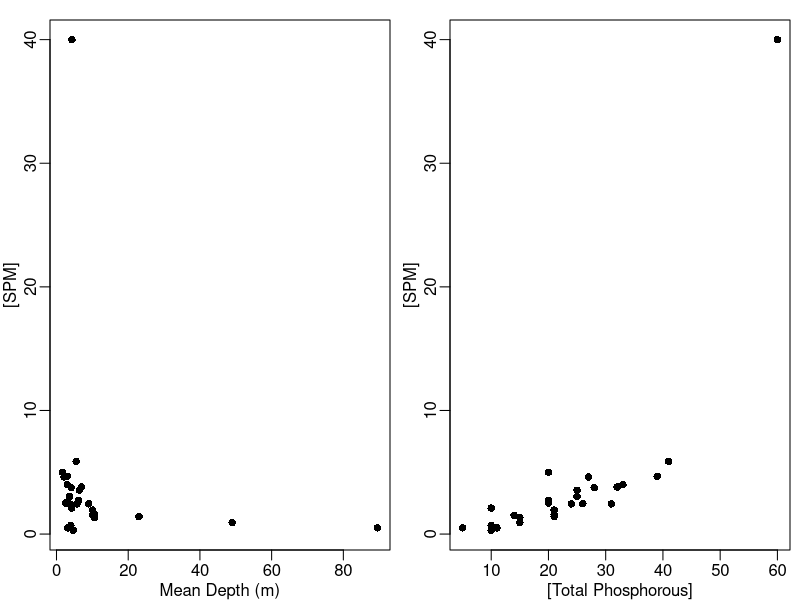
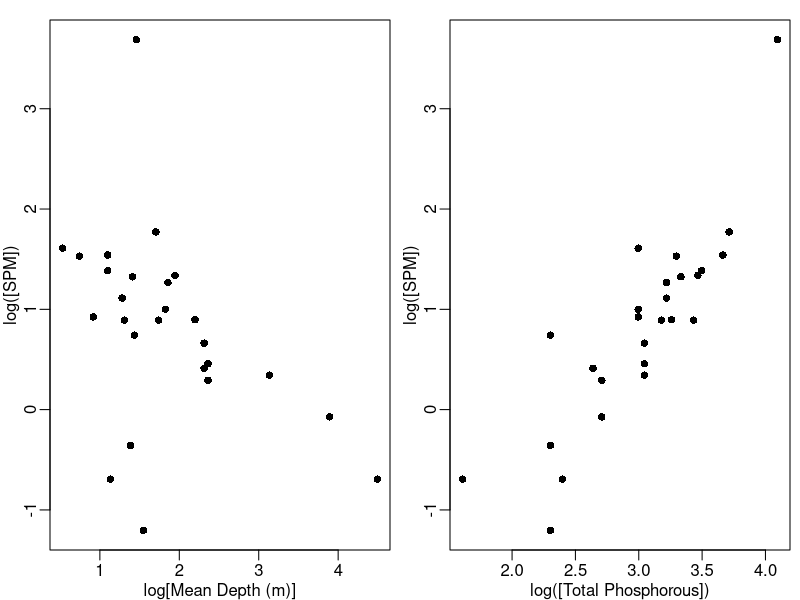
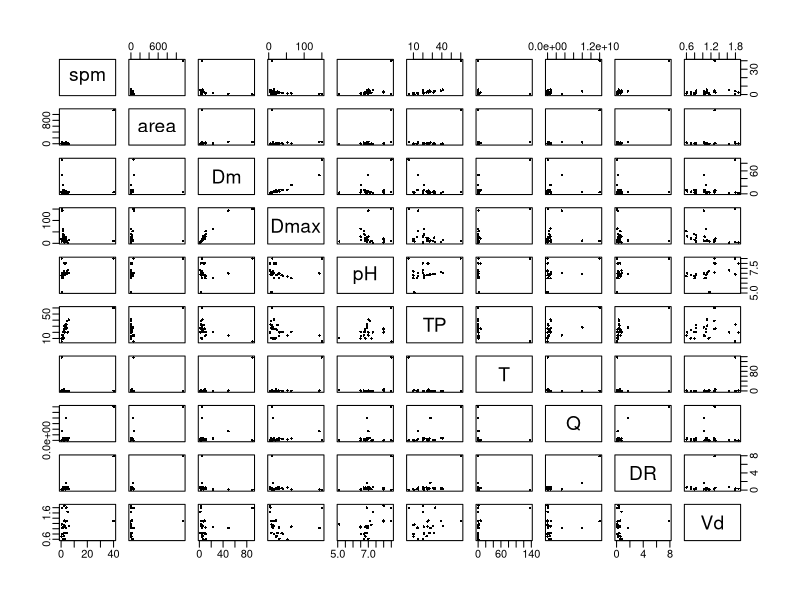
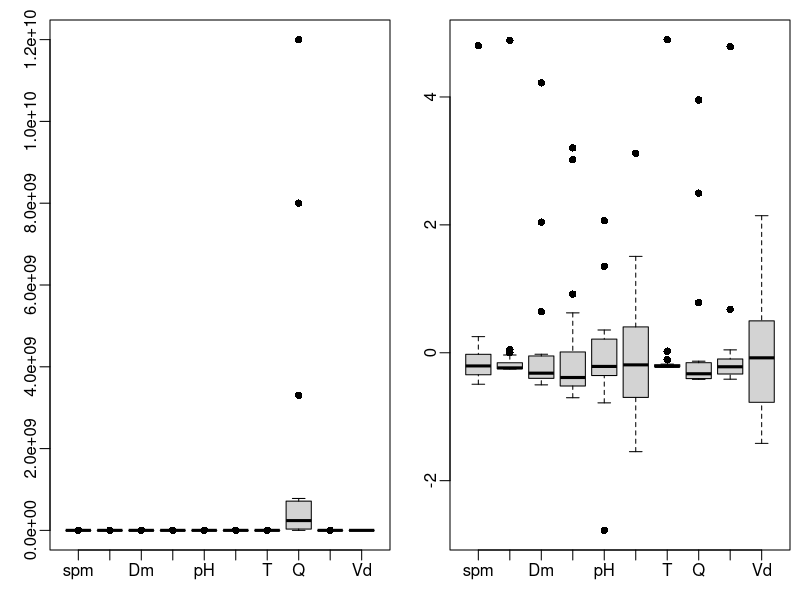
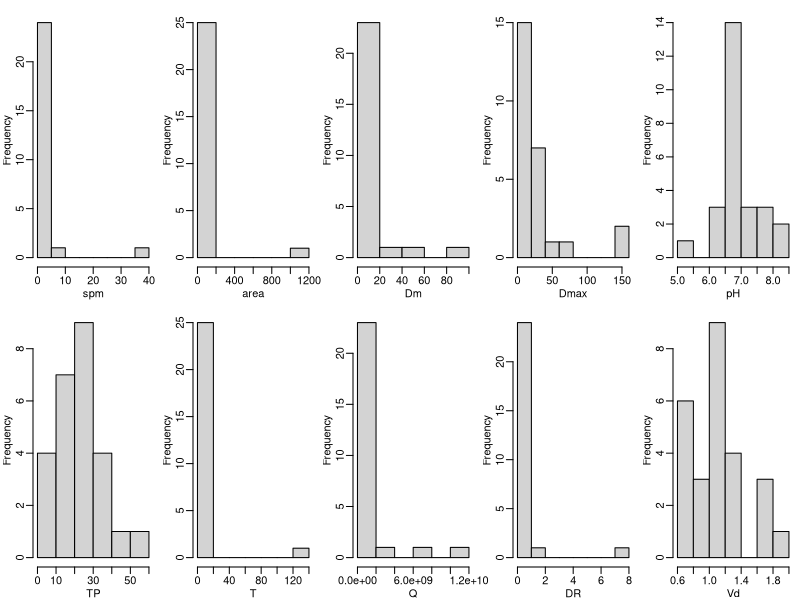
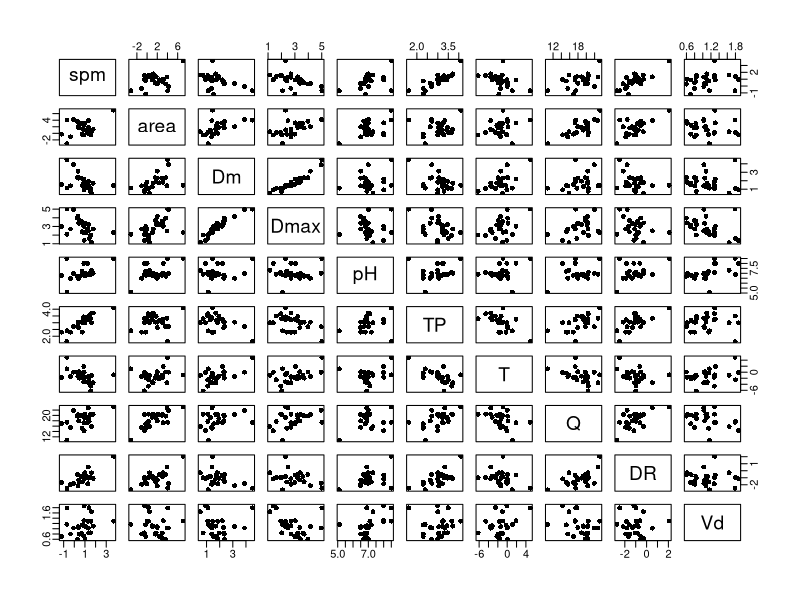
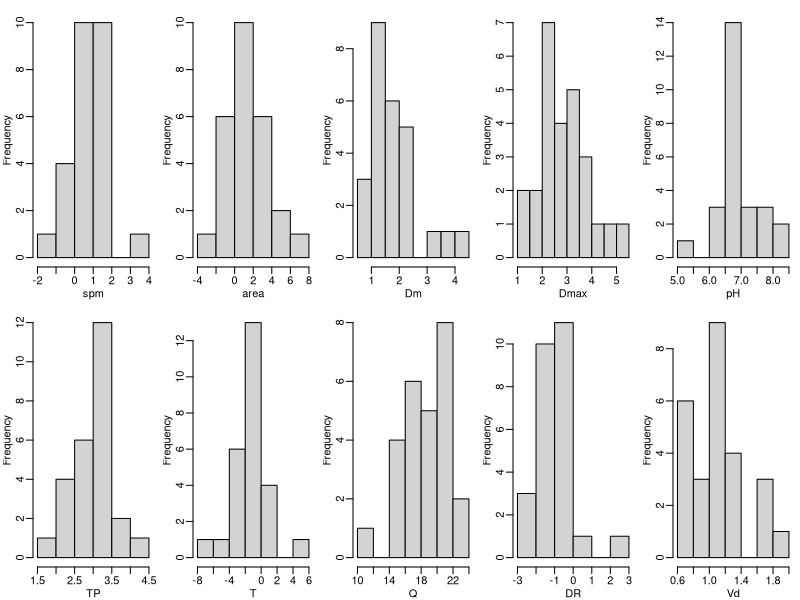

These figures' R source, in order:
lakes = read.table("data/LakeSPM.txt", header=TRUE)

# H1: Productive lakes support phytoplankton growth, thus higher spm.
# H2: Shallow lakes allow resuspension, thus higher spm.

par(mfrow = c(1,2), mar = c(2.5, 2.5, 1, 0.5), mgp = c(1.5, 0.5, 0), pch = 16)
plot(spm ~ Dm, data = lakes, xlab = "Mean Depth (m)", ylab = "[SPM]")
plot(spm ~ TP, data = lakes, xlab = "[Total Phosphorous]", ylab = "[SPM]")

plot(log(spm) ~ log(Dm), data = lakes, xlab = "log[Mean Depth (m)]", ylab = "log([SPM])")
plot(log(spm) ~ log(TP), data = lakes, xlab = "log([Total Phosphorous])", ylab = "log([SPM])")

# save one of these for later
m_simple = lm(log(spm) ~ log(TP), data = lakes)

# drop the first two columns
lakes = lakes[,-c(1, 2)]
plot(lakes, pch=16, cex = 0.5) # skewness issues!

# Note: not recommended to place *different variables* on the same scale!
boxplot(lakes)
boxplot(scale(lakes))

# better!
par(mfrow = c(2, 5))
for(i in 1:ncol(lakes))
	hist(lakes[,i], main = "", xlab = colnames(lakes)[i])

# more exploration - look for correlations
round(cor(lakes), 3)

# log tranform everything except pH and Dm
lakes[, -c(5,10)] = log(lakes[, -c(5,10)])
plot(lakes)

par(mfrow = c(2, 5))
for(i in 1:ncol(lakes))
	hist(lakes[,i], main = "", xlab = colnames(lakes)[i])
cor(lakes)


# fit a full model
# dot (.) makes a model with all predictors 
mlr.full = lm(spm ~ ., data = lakes) 
summary(mlr.full)
library(car)
vif(mlr.full) #computes VIF

# look at how area is predicted by the X matrix
# R^2 is one!
summary(lm(area ~ . - spm, data = lakes))


# try models dropping the worst terms
# minus removes a predictor from the model
vif(lm(spm ~ . - area, data = lakes))
vif(lm(spm ~ . - area - Dm, data = lakes))
vif(lm(spm ~ . - area - Dm - Dmax, data = lakes))

# we could look at the names to figure out which columns to drop
names(lakes)

# or we can do this with code ;-)
(drop = which(names(lakes) %in% c("area", "Dm", "Dmax")))
lakes = lakes[,-drop]

# for step, we define a starting model
m_full = lm(spm ~ ., data = lakes)
summary(m_full)
mod_step = step(m_full, direction = "both")
summary(mod_step)




## two competing models
# mod_simple and mod_step
# let's challenge them
# mod_fill: spm ~ .
# mod_step: spm ~ pH + TP + DR + Vd

n = nrow(lakes)
# create empty vectors to store predicted cases
preds_1 = numeric(n)
preds_2 = numeric(n)
# loop over every data point
for(i in 1:n) {
	# drop data point i
	lakes_sm = lakes[-i, ]
	
	# fit the models
	m1 = lm(spm ~ ., data = lakes_sm)
	m2 = lm(spm ~ pH + TP + DR + Vd, data = lakes_sm)
		
	# use the predict() function to get a model prediction
	# see ?predict.lm for clues
	preds_1[i] = predict(m1, newdata = lakes[i,])
	preds_2[i] = predict(m2, newdata = lakes[i,])
}

# compute the root mean square error
sq_err_1 = (preds_1 - lakes$spm)^2
sq_err_2 = (preds_2 - lakes$spm)^2

sqrt(mean(sq_err_1))
sqrt(mean(sq_err_2))
